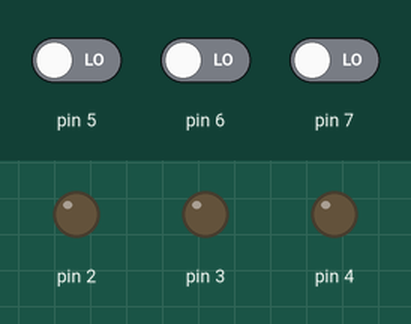
Bench run of a sketch on a simulated Arduino Uno, built with avr-gcc and run on an emulated ATmega328P. On the bench: output pins drawn as LEDs (lit = HIGH). The test bench sets the inputs (shaded band); at power-on: pin 5 LOW, pin 7 LOW, pin 6 LOW.

Above: at 1.2 s.
1.3 s: pin 5 driven HIGH
At 2.4 s:
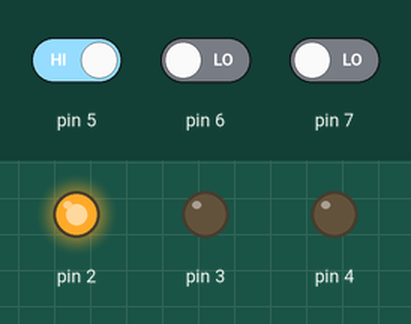
4.3 s: pin 7 driven HIGH
At 6.5 s:
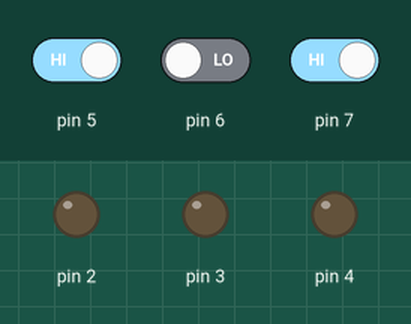
6.8 s: pin 6 driven HIGH and pin 7 driven LOW
At 9.3 s:
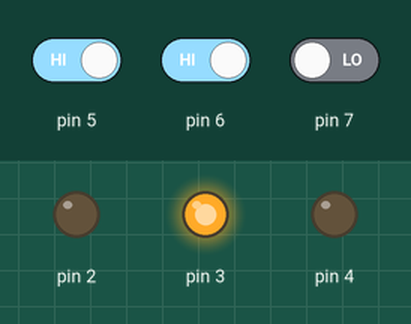
12.3 s: pin 6 driven LOW
At 15.1 s:
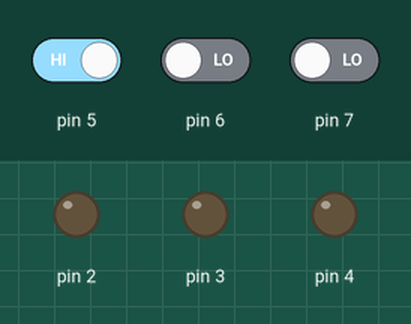
Timing chart, 0 to 16.3 s (numbered marks = the images above; inputs shaded):
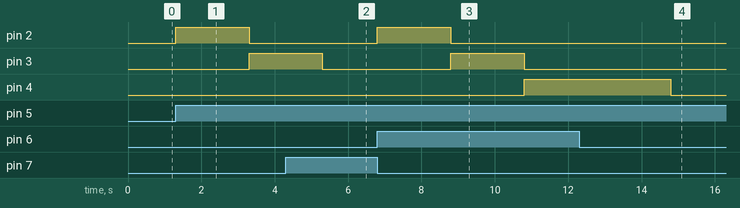

Measured:
- after the input at 1.3 s, pin 2: LOW → HIGH at once, → LOW 2.0 s later; pin 3: LOW → HIGH after 2.0 s
- after the input at 4.3 s, pin 4: stays LOW (without the input it goes to HIGH after 1.0 s)
- after the input at 6.8 s, pin 2: LOW → HIGH at once, → LOW 2.0 s later; pin 3: LOW → HIGH after 2.0 s, → LOW 2.0 s later; pin 4: LOW → HIGH after 4.0 s
- after the input at 12.3 s, pin 2: stays LOW (without the input it goes to HIGH after 2.5 s)

The sketch:

day16.ino
```cpp
int ctr=0;
void setup()
{
  pinMode(2,OUTPUT);
  pinMode(3,OUTPUT);
  pinMode(4,OUTPUT);
  pinMode(5,INPUT);
  pinMode(6,INPUT);
  pinMode(7,INPUT);
}
void check_stop()
{
  //check stop
  if (digitalRead(7) == HIGH)
  {
    ctr--;
    do {
    digitalWrite(2,LOW);
    digitalWrite(3,LOW);
    digitalWrite(4,LOW);
    }while(digitalRead(6) == LOW);
    loop();
  }
}
void loop()
{
  //start
  if (digitalRead(5) == HIGH && ctr == 0)
  {
    ctr++;
   	goto label;
  }
  //restart
  if (digitalRead(6) == HIGH)
  {
    label:
    digitalWrite(2,LOW);
    digitalWrite(3,LOW);
    digitalWrite(4,LOW);

    check_stop();
    digitalWrite(2,HIGH);
    check_stop();
    delay(2000);
    check_stop();
    digitalWrite(2,LOW);

    check_stop();
    digitalWrite(3,HIGH);
    check_stop();
    delay(2000);
    check_stop();
    digitalWrite(3,LOW);

    check_stop();
    digitalWrite(4,HIGH);
    check_stop();
    delay(2000);
    check_stop();
    digitalWrite(4,LOW);
    check_stop();
  }
}
```
